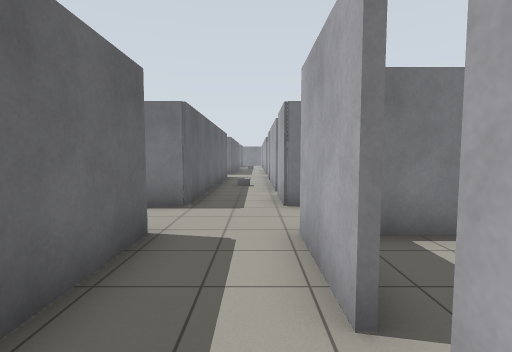
View 1 (above)

24 first-person views from a walk through a world built for the Gazebo simulator. The camera is 1.2 m above the floor, tilts 4° down and sees 85° across. Floor lines are 1 m apart. The floor is counted in squares, 1 m on a side. Each view is taken from the middle of a square. On the plan, view 1 faces up. The plan holds only what a view shows up to about 12 squares ahead; the rest is blank. The place goes on beyond the plan.

View 2
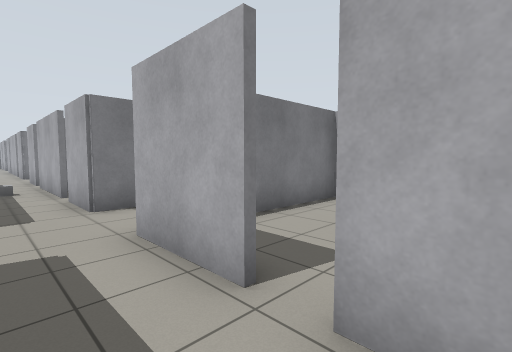

View 3
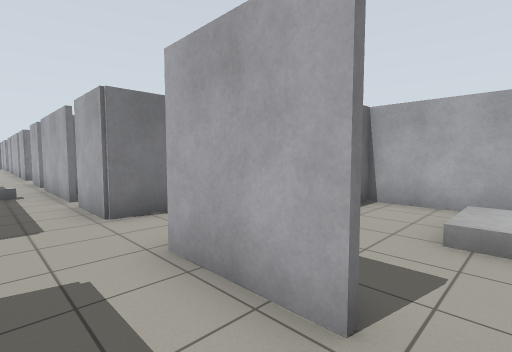

View 4
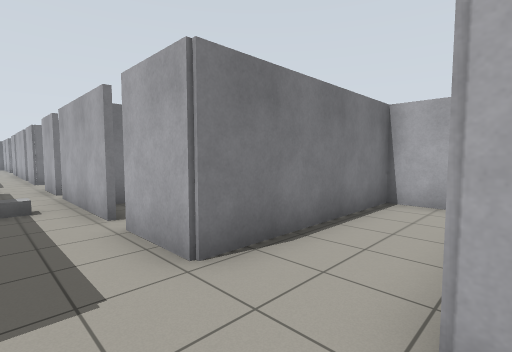

View 5
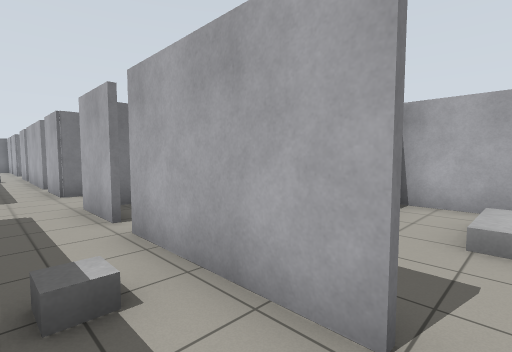

View 6
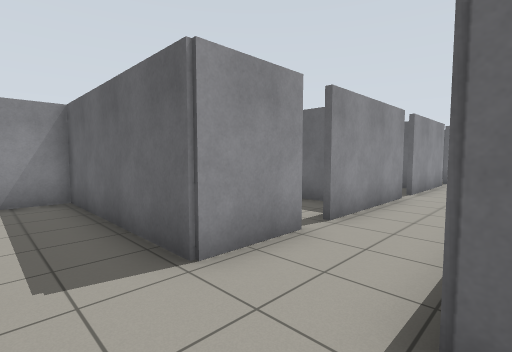

View 7
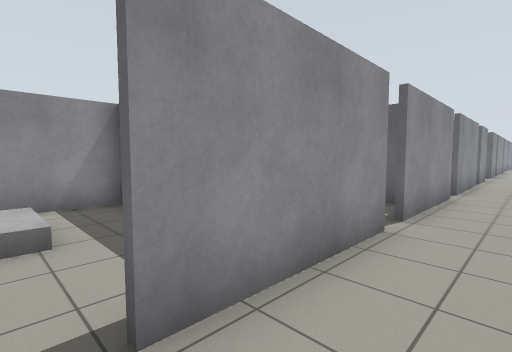

View 8
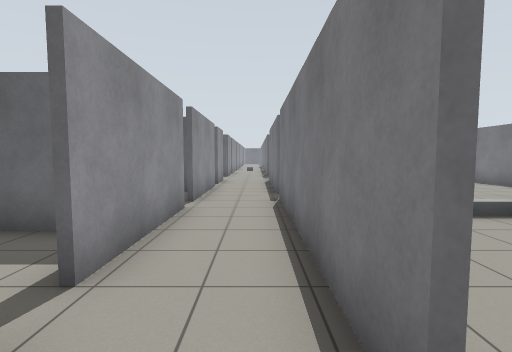

View 9
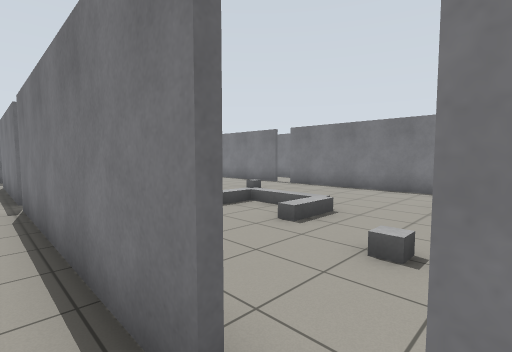

View 10
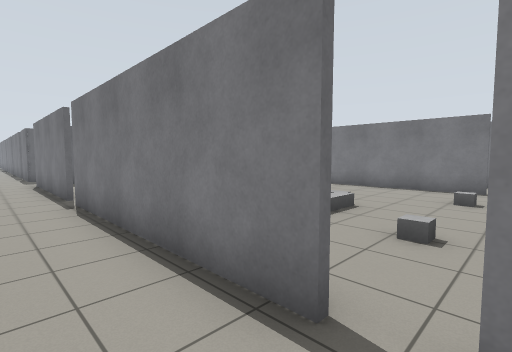

View 11
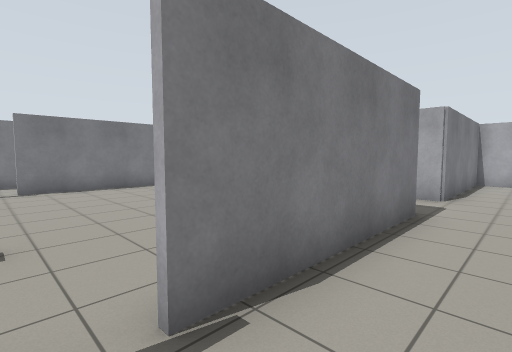

View 12
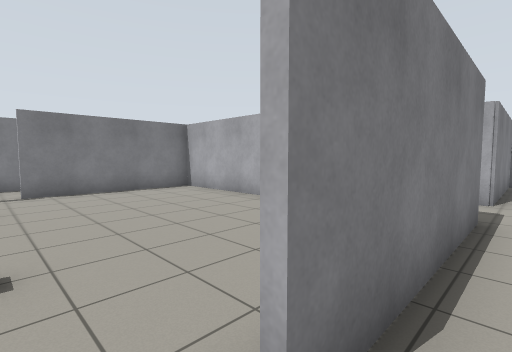

View 13
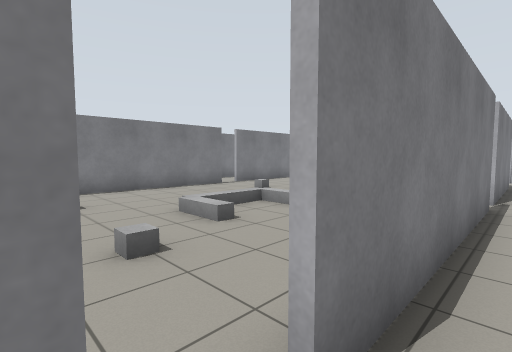

View 14
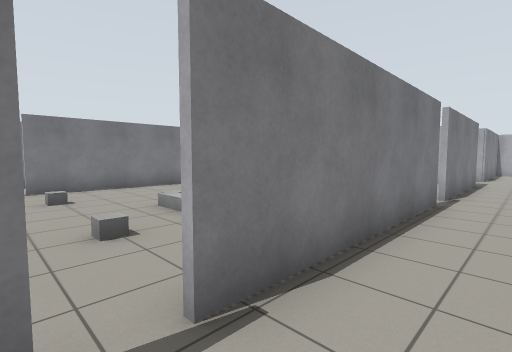

View 15
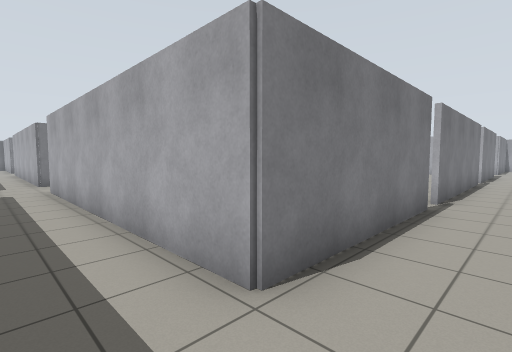

View 16
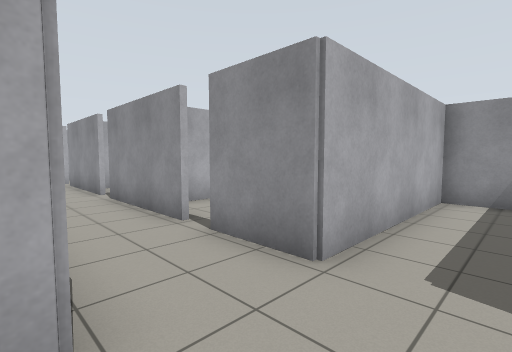

View 17
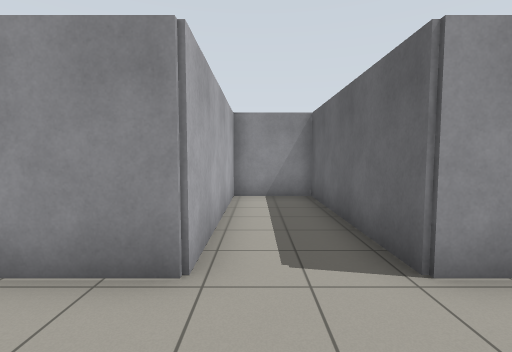

View 18
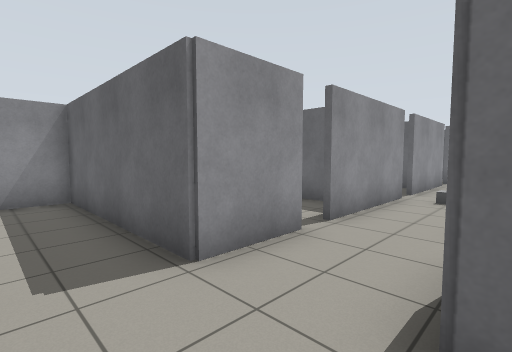

View 19
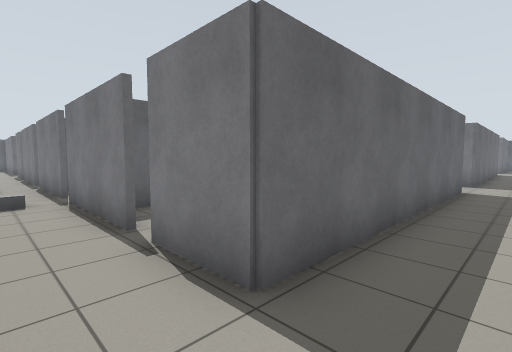

View 20
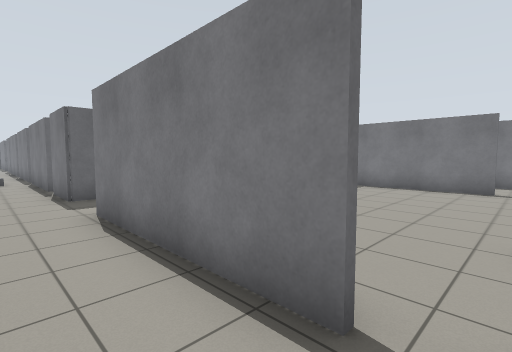

View 21
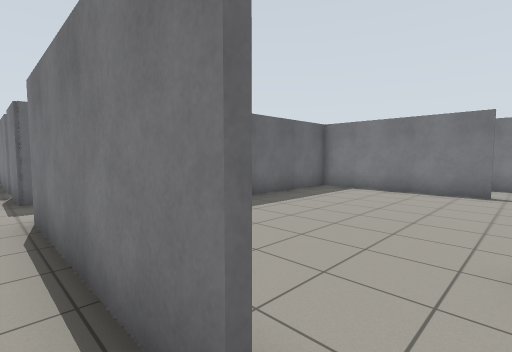

View 22
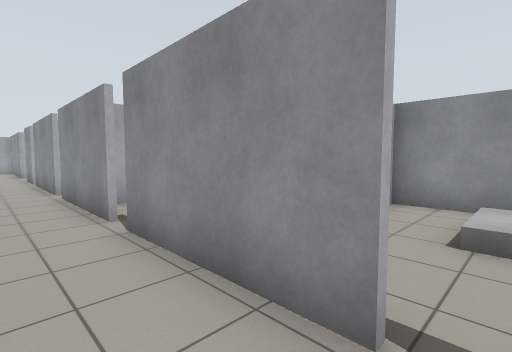

View 23
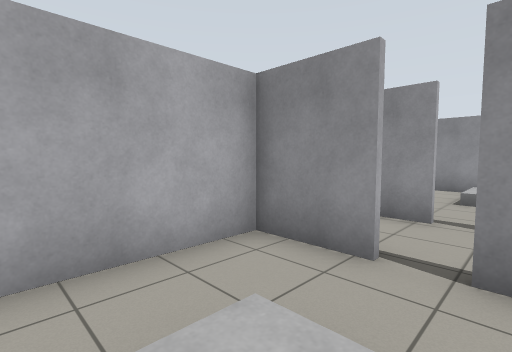

View 24
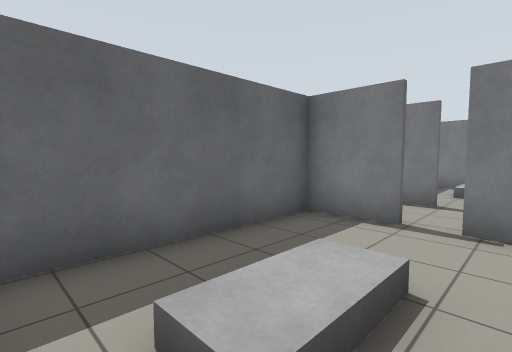

### Floor plan
Points are (right, up) in squares from view 1. A wall is a line through its corners. A room is listed if a view was taken in it or the views show most of it. See-through windows are left out.
Room 1 (views 1, 2, 3, 4, 6)
walls: (-1.7, 4.4) (-1.7, -1.4) (-0.2, -1.4); (0.7, 1.8) (0.7, 4.4); (0.7, 0) (0.7, 1); (6.4, 5.2) (6.4, 6.7) (0.8, 6.7)
ways out: opening at (-0.5, 7) to room 2; opening at (-2, 5.5) to room 3; gap at (1, 1.5)
Room 2 (view 5)
walls: (0.7, 9.5) (0.7, 13.5); (1.8, 11.4) (1.1, 11.4); (-1.7, 11.9) (-1.7, 6.7); (6.4, 9.2) (6.4, 11.4); (1.8, 16.2) (1.1, 16.2)
ways out: opening at (-0.5, 7) to room 1; opening at (-0.5, 16); opening at (1, 14.5)
objects: grey box (0, 12); grey box (1, 8); grey box (1, 15); grey box (4, 9) to (5, 9)
Room 3 (views 7, 8, 9, 10, 11, 12, 13, 14, 20, 21, 22)
walls: (-13.5, 4.3) (-9.5, 4.3); (-8.6, 4.3) (-4.6, 4.3); (-15.8, 6.7) (-21.3, 6.7); (-8, 6.7) (-15, 6.7); (-18.4, 4.3) (-14.4, 4.3); (-1.7, 6.7) (-7.2, 6.7)
ways out: opening at (-2, 5.5) to room 1; opening at (-21, 5.5) to room 4; gap at (-15.5, 7) to room 7; gap at (-7.5, 7) to room 7; opening at (-3.5, 4) to room 9; opening at (-19.5, 4) to room 10; opening at (-14, 4); opening at (-9, 4)
Room 4 (views 15, 16, 17, 18, 19)
walls: (-23.7, 20.4) (-23.7, 18.8); (-21.3, 18.8) (-21.3, 20.4); (-23.7, 16.2) (-23.7, 6.8); (-21.3, 6.7) (-21.3, 16.2); (-23.7, 4.4) (-23.7, -1.4) (-21.3, -1.4) (-21.3, 4.2)
ways out: opening at (-21, 5.5) to room 3; opening at (-24, 5.5) to room 8; opening at (-24, 17.5); opening at (-21, 17.5)
Room 5 (view 23)
walls: (-26.8, 11.4) (-27.6, 11.4); (-28.5, 8) (-28.5, 7.5); (-23.8, 6.8) (-23.8, 10)
ways out: opening at (-25.5, 7) to room 8
objects: grey box (-26, 9) to (-26, 11)
Room 6 (view 24)
walls: (-25.8, -1.4) (-24.5, -1.4); (-26.6, 4.2) (-28.5, 4.2) (-28.5, -1)
ways out: opening at (-25.5, 4) to room 8
objects: grey box (-26, 0) to (-26, 1); grey box (-25, 4)
Room 7 (no view inside)
walls: (-15.8, 16.2) (-21.2, 16.2) (-21.2, 12); (-8, 16.2) (-15, 16.2); (-1.8, 11.9) (-1.8, 16.2) (-7.2, 16.2)
ways out: gap at (-15.5, 7) to room 3; gap at (-7.5, 7) to room 3; gap at (-15.5, 16); gap at (-7.5, 16)
objects: grey box (-15, 9) to (-15, 10); grey box (-15, 13) to (-15, 14); grey box (-13, 10) to (-12, 11); grey box (-13, 11) to (-10, 12); grey box (-10, 10) to (-10, 11); grey box (-8, 9) to (-8, 10); grey box (-8, 13) to (-8, 14)
Room 8 (no view inside)
walls: (-26.6, 6.7) (-30.5, 6.7); (-30.5, 4.3) (-26.6, 4.3)
ways out: opening at (-24, 5.5) to room 4; opening at (-25.5, 7) to room 5; opening at (-25.5, 4) to room 6
objects: grey box (-30, 6); grey box (-25, 7)
Room 9 (no view inside)
walls: (-6.6, 3.1) (-6.6, 2.2); (-6.6, -1.4) (-4.2, -1.4)
ways out: opening at (-3.5, 4) to room 3
objects: grey box (-4, 0) to (-4, 1); grey box (-3, 4)
Room 10 (no view inside)
walls: (-18.8, -1.4) (-16.4, -1.4); (-16.5, 2.2) (-16.5, 3.1)
ways out: opening at (-19.5, 4) to room 3
objects: grey box (-20, 4); grey box (-19, 0) to (-19, 1)

Positions as (right, up) in squares from view 1, and headings:
1: (0, 0), facing up
2: (-1, 0), facing up-right
3: (-1, 1), facing up-right
4: (-1, 4), facing up-right
5: (-1, 9), facing up-right
6: (0, 7), facing down-left
7: (-4, 6), facing down-left
8: (-7, 6), facing left
9: (-7, 6), facing up-left
10: (-7, 5), facing up-left
11: (-8, 5), facing up-right
12: (-8, 6), facing up-right
13: (-16, 6), facing up-right
14: (-16, 5), facing up-right
15: (-23, 5), facing up-right
16: (-23, 7), facing down-right
17: (-22, 7), facing down
18: (-22, 7), facing down-left
19: (-22, 5), facing up-left
20: (-15, 5), facing up-left
21: (-15, 6), facing up-left
22: (-19, 6), facing down-right
23: (-27, 10), facing down-right
24: (-25, -1), facing up-left
